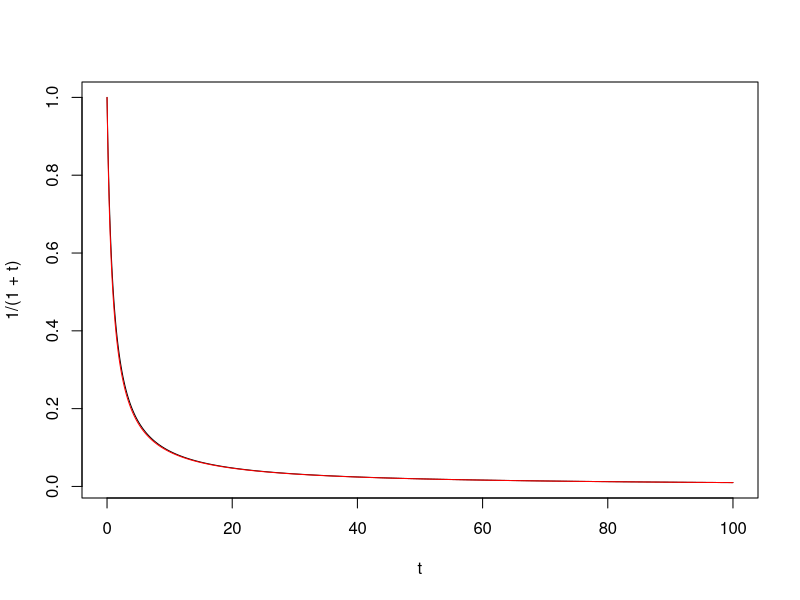
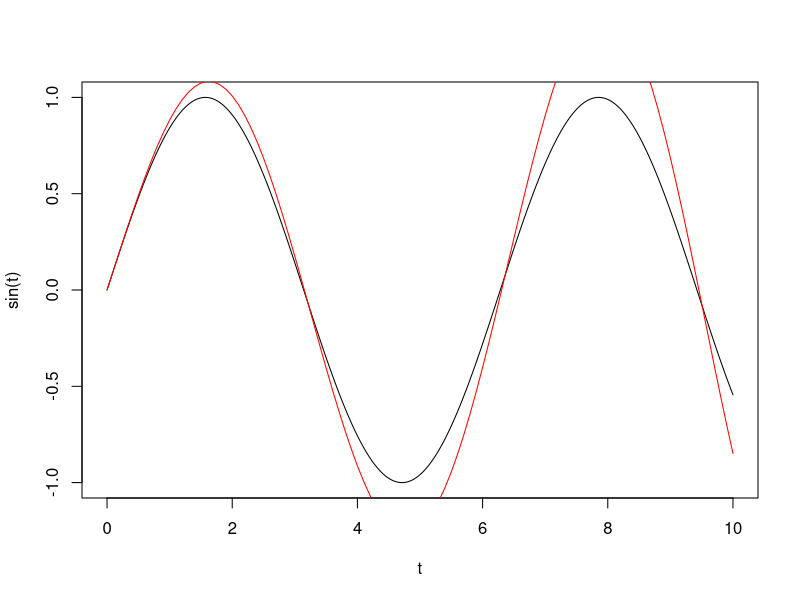
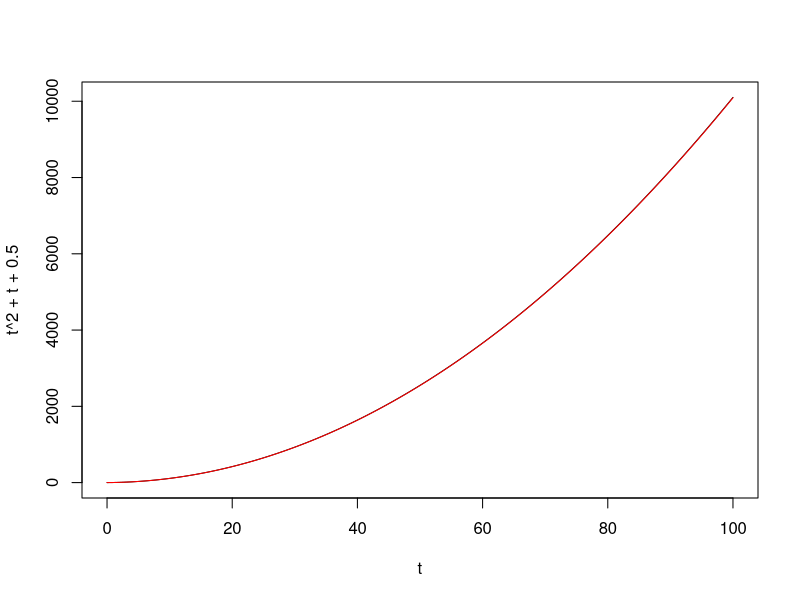

R code for these plots, in order:
## ---- chunk 1
knitr::opts_chunk$set(echo = TRUE)
## ---- chunk 2
schemat_otwarty = function(rownanie, x0 , t0, h, N){
  t = seq(from=t0, to=t0+N*h,length.out = N+1)
  xn = matrix(0, nrow = length(x0), ncol = N+1)
  xn[,1] = x0
  t[1] = t0
  for (i in 2:(N+1)){
    xn[,i] = xn[,i-1]+h*rownanie(t[i-1], xn[,i-1])
  }
  result = list(time=t, values=xn)
  return(result)
}
## ---- chunk 3
rownanie = function(t, x){
  return(-x^2)
}

x0 = c(1)
t0 = 0
t_end = 100  
N = 1000
h = (t_end - t0) / N


  
solution = schemat_otwarty(rownanie, x0, t0, h , N)
## ---- chunk 4
t = seq(t0,t_end, by=0.001)
plot(t, 1/(1+t), type = 'l', col='black' )
lines(solution$time, solution$values, col='red')
## ---- chunk 5
rownanie = function(t ,x) {
  y = rep(0, times =2)
  y[1] = x[2]
  y[2] = -x[1]
  return(y)
}

x0 = c(0, 1)
t0 = 0
t_end = 10 
N = 100
h = (t_end - t0) / N


solution = schemat_otwarty(rownanie, x0, t0, h , N)


## ---- chunk 6
t = seq (t0, t_end, by=0.01)
plot(t, sin(t), type = 'l', col = 'black')
lines(solution$time, solution$values[1,], col='red')
## ---- chunk 7
macierz = matrix (0, nrow = 3, ncol = 4)
macierz
## ---- chunk 8
macierz[,1] = c(1,2,3)
macierz
## ---- chunk 9
rownanie = function(t,x){
  return(2*t +1)
}
x0 = c(1)
t0 = 0
t_end = 100  
N = 1000
h = (t_end - t0) / N


  
solution = schemat_otwarty(rownanie, x0, t0, h , N)
## ---- chunk 10
t = seq(t0,t_end, by=0.001)
plot(t, t^2 + t + 0.5, type = 'l', col='black' )
lines(solution$time, solution$values, col='red')
